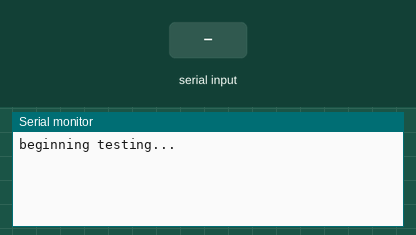
Recording of a sketch running on a simulated Arduino Uno, built with avr-gcc and run on an emulated ATmega328P. Parts: the last lines printed to the serial monitor. The test bench sets the inputs (shaded band).

Above: at 1.2 s.
1.3 s: "Screen1: \n" received over Serial
At 2.5 s:
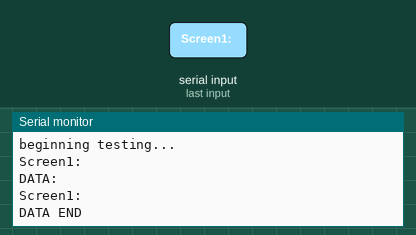
2.8 s: "screen2: \n" received over Serial
At 3.9 s:
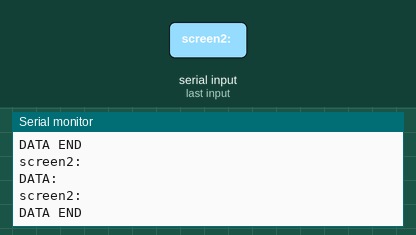

The sketch:

Serial_Parse_test.ino
```cpp
/*Example Input Serial data:

1007,1007,1007,1007,1007,1007\n
1008,1008,1008,1008,1008,1008\n
1009,1009,1009,1009,1009,1009\n
1010,1010,1010,1010,1010,1010\n
1011,1011,1011,1011,1011,1011\n
1012,1012,1012,1012,1012,1012\n
1013,1013,1013,1013,1013,1013\n
1014,1014,1014,1014,1014,1014\n
1015,1015,1015,1015,1015,1015\n

*/

//#include <LiquidCrystal\LiquidCrystal.h>
#include <string.h>
char inData[100];
char* flightdata[100];
char* saveptr;
byte index = 0;
/*LiquidCrystal lcd1(12, 5, 7, 8, 9, 10);
LiquidCrystal lcd2(12, 4, 7, 8, 9, 10);
LiquidCrystal lcd3(12, 3, 7, 8, 9, 10);
LiquidCrystal lcd4(12, 2, 7, 8, 9, 10);
LiquidCrystal lcd5(12, 6, 7, 8, 9, 10);*/

void setup()
{
	Serial.begin(115200);
        Serial.println("beginning testing...");
	/*lcd1.begin(16, 2);
	lcd2.begin(16, 2);
	lcd3.begin(16, 2);
	lcd4.begin(16, 2);
	lcd5.begin(16, 2);*/
}

void loop()
{
	//lcd1.clear();
	//lcd1.print("Screen is Ready!");
	while (Serial.available() > 0)
	{
		char aChar = Serial.read();
		if (aChar == '\n')
		{
			inData[index] = '\0'; // Keep the string NULL terminated
			Serial.println(inData);
			//lcd1.clear();
			//delay(10);
			//lcd1.print("END OF LINE!");
			// End of record detected. Time to parse

			char *str;        //declare str
			int counter = 0; //initialise the counter

			str = strtok_r(inData, ",", &saveptr);	//point the first token before calling strtok_r with NULL
			flightdata[counter] = str;	//point appropriate flightdata index to str
			counter++;

			while ((str = strtok_r(NULL, ",", &saveptr))) // delimiter is the comma. NULL is the terminator
			{
				flightdata[counter] = str; //use the counter as an index to add each value to the array

				counter++; //increment the counter
				//lcd1.clear();
				/*delay(10);
				lcd1.print(counter);*/
			}
			Serial.println("DATA:");
			Serial.println(flightdata[0]);
			Serial.println(flightdata[1]);
			Serial.println(flightdata[2]);
			Serial.println(flightdata[3]);
			Serial.println(flightdata[4]);
			Serial.println(flightdata[5]);
			Serial.println("DATA END");
			Serial.println( );
			/*
			lcd1.clear();
			delay(10);
			lcd1.print("Screen1: ");
			lcd1.print(flightdata[0]);
			/*lcd1.print(flightdata[1]);
			lcd1.print(flightdata[2]);
			lcd1.print(flightdata[3]);
			lcd1.print(flightdata[4]);
			lcd1.print(flightdata[5]);*/
			//print out the data stored in the value storage array index '0'
			//set cursor to next line using appropiate commands again
			/*lcd1.setCursor(0, 1);
			lcd1.print("Screen1: ");
			lcd1.print(flightdata[1]);

			lcd2.clear();
			delay(10);
			lcd2.print("Screen2: ");
			lcd2.print(flightdata[0]);
			lcd2.setCursor(0, 1);
			lcd2.print("screen2: ");
			lcd2.print(flightdata[1]);

			lcd3.clear();
			delay(10);
			lcd3.print("Screen3: ");
			lcd3.print(flightdata[0]);
			lcd3.setCursor(0, 1);
			lcd3.print("screen3: ");
			lcd3.print(flightdata[1]);

			lcd4.clear();
			delay(10);
			lcd4.print("Screen4: ");
			lcd4.print(flightdata[0]);
			lcd4.setCursor(0, 1);
			lcd4.print("screen4: ");
			lcd4.print(flightdata[1]);

			lcd5.clear();
			delay(10);
			lcd5.print("Screen5: ");
			lcd5.print(flightdata[0]);
			lcd5.setCursor(0, 1);
			lcd5.print("screen5: ");
			lcd5.print(flightdata[1]);

			delay(500);*/

			index = 0;
		}
		else
		{
			inData[index] = aChar;
			index++;
		}
	}
}
```

Measured:
- after the input at 1.3 s, the serial monitor: prints a new line at once (image 1)
- after the input at 2.8 s, the serial monitor: prints a new line at once (image 2)
